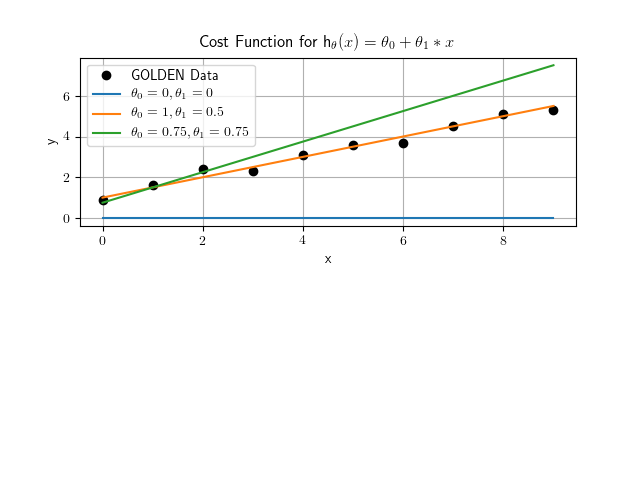

Source code (Python):
#! /usr/bin/env python3

import cost_function

import numpy as np
import matplotlib
matplotlib.rcParams['text.usetex'] = True
import matplotlib.pyplot as plt

Y_GOLDEN = [0.9, 1.6, 2.4, 2.3, 3.1, 3.6, 3.7, 4.5, 5.1, 5.3]
X = np.arange(0, 10, 1)

Y1 = cost_function.hypothesis_linear(0, 0, X)
Y2 = cost_function.hypothesis_linear(1, 0.5, X)
Y3 = cost_function.hypothesis_linear(0.75, 0.75, X)

fig = plt.figure()
ax1 = fig.add_subplot(211)
ax1.set_ylabel('y')
ax1.set_xlabel('x')
ax1.set_title(r'Cost Function for h_{\theta}(x) = \theta_{0} + \theta_{1} * x')

ax1.grid(True)
line0, = ax1.plot(X, Y_GOLDEN, 'ko', label="GOLDEN Data")
line1, = ax1.plot(X, Y1, label=r'\theta_{0} =0, \theta_{1} = 0')
line2, = ax1.plot(X, Y2, label=r'\theta_{0} =1, \theta_{1} = 0.5')
line3, = ax1.plot(X, Y3, label=r'\theta_{0} =0.75, \theta_{1} = 0.75')
plt.legend()
# plt.show()
plt.savefig("plot_cost_function.png")
